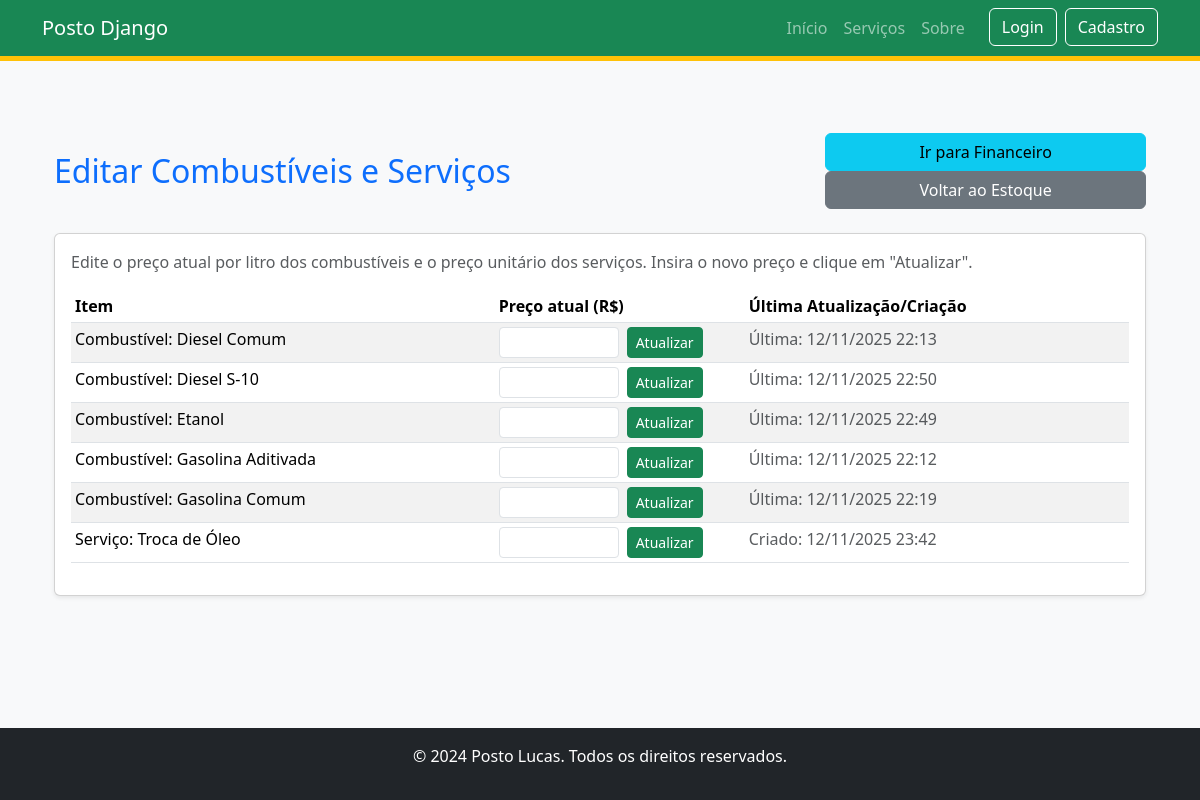
Page /gerenciamento/combustiveis/editar/ on the committed database.
### apps/gerenciamento/models.py (models this page shows, shortened)
class EstoqueGasolina(models.Model):
    TIPOS_COMBUSTIVEL = [
        ('GAS_COMUM', 'Gasolina Comum'),
        ('GAS_ADITIVADA', 'Gasolina Aditivada'),
        ('DIESEL_COMUM', 'Diesel Comum'),
        ('DIESEL_S10', 'Diesel S-10'),
        ('ETANOL', 'Etanol'),
    ]
    tipo = models.CharField(
        max_length=20,
        choices=TIPOS_COMBUSTIVEL,
        unique=True, # Garante que só haverá uma linha por tipo de combustível
        verbose_name="Tipo de Combustível"
    )
    quantidade_litros = models.DecimalField(
        max_digits=10,
        decimal_places=2,
        default=0.00,
        verbose_name="Estoque (Litros)"
    )
    preco_atual_litro = models.DecimalField(
        max_digits=10,
        decimal_places=2,
        default=0.00,
        verbose_name="Preço Atual por Litro (R$)"
    )
    data_ultima_atualizacao = models.DateTimeField(
        auto_now=True,
        verbose_name="Última Atualização"
    )
    class Meta:
        verbose_name = "Estoque de Combustível"
        verbose_name_plural = "Estoque de Combustíveis"

class Servico(models.Model):
    nome = models.CharField(max_length=120, verbose_name='Nome do Serviço')
    descricao = models.TextField(blank=True, null=True, verbose_name='Descrição')
    preco_unitario = models.DecimalField(max_digits=10, decimal_places=2, default=0.00, verbose_name='Preço por Unidade (R$)')
    criado_em = models.DateTimeField(auto_now_add=True)
    class Meta:
        verbose_name = 'Serviço'
        verbose_name_plural = 'Serviços'

### apps/gerenciamento/views.py (the view, shortened to what this page needs)
# urls.py: path('combustiveis/editar/', views.edit_combustiveis_view, name='edit_combustiveis'),
@require_http_methods(["GET", "POST"])
def edit_combustiveis_view(request):
    estoques = EstoqueGasolina.objects.all().order_by('tipo')
    servicos = Servico.objects.exclude(descricao__startswith='origem:combustivel:').order_by('nome')
    context = {
        'estoques': estoques,
        'servicos': servicos,
        'titulo': 'Editar Combustíveis e Serviços'
    }
    return render(request, 'gerenciamento/edit_combustiveis.html', context)

### templates/gerenciamento/edit_combustiveis.html (shortened to what this page needs)
{% extends "base.html" %}
{% load static %}
{% block content %}
<div class="container mt-5">
    <div class="d-flex flex-column flex-md-row justify-content-between align-items-start align-items-md-center mb-4">
        <h2 class="mb-3 mb-md-0 text-primary">{{ titulo }}</h2>
        <div class="d-grid gap-2 d-md-block">
            <a href="{% url 'financeiro' %}" class="btn btn-info w-100 w-md-auto">
                 <span class="d-none d-md-inline">Ir para Financeiro</span>
            </a>
            <a href="{% url 'estoque_gasolina' %}" class="btn btn-secondary w-100 w-md-auto">
                 <span class="d-none d-md-inline">Voltar ao Estoque</span>
            </a>
        </div>
    </div>
    <div class="card mb-4 shadow-sm">
        <div class="card-body">
            <p class="text-muted">
                Edite o preço atual por litro dos combustíveis e o preço unitário dos serviços. Insira o novo preço e clique em "Atualizar".
            </p>
            <div class="table-responsive">
                <table class="table table-sm table-striped">
                    <thead>
                        <tr>
                            <th class="text-nowrap">Item</th>
                            <th class="text-nowrap" style="width: 250px;">Preço atual (R$)</th>
                            <th class="text-nowrap">Última Atualização/Criação</th>
                        </tr>
                    </thead>
                    <tbody>
                        {% for item in estoques %}
                        <tr>
                            <td class="text-nowrap">Combustível: {{ item.get_tipo_display }}</td>
                            <td>
                                <form method="POST" class="d-flex gap-2 align-items-center">
                                    <input
                                        name="preco"
                                        type="number"
                                        step="0.01"
                                        min="0"
                                        class="form-control form-control-sm"
                                        style="width: 120px"
                                        value="{{ item.preco_atual_litro|floatformat:2 }}"
                                    />
                                    <button class="btn btn-sm btn-success" type="submit">
                                        Atualizar
                                    </button>
                                </form>
                            </td>
                            <td>
                                <span class="text-muted text-nowrap">
                                    Última: {{ item.data_ultima_atualizacao|date:"d/m/Y H:i" }}
                                </span>
                            </td>
                        </tr>
                        {% empty %}
                        <tr>
                            <td colspan="3">Nenhum combustível encontrado.</td>
                        </tr>
                        {% endfor %}
                        {% for serv in servicos %}
                        <tr>
                            <td class="text-nowrap">Serviço: {{ serv.nome }}</td>
                            <td>
                                <form method="POST" class="d-flex gap-2 align-items-center">
                                    <input
                                        name="preco"
                                        type="number"
                                        step="0.01"
                                        min="0"
                                        class="form-control form-control-sm"
                                        style="width: 120px"
                                        value="{{ serv.preco_unitario|floatformat:2 }}"
                                    />
                                    <button class="btn btn-sm btn-success" type="submit">
                                        Atualizar
                                    </button>
                                </form>
                            </td>
                            <td>
                                <span class="text-muted text-nowrap">
                                    Criado: {{ serv.criado_em|date:"d/m/Y H:i" }}
                                </span>
                            </td>
                        </tr>
                        {% empty %}
                        <tr>
                            <td colspan="3">Nenhum serviço extra encontrado.</td>
                        </tr>
                        {% endfor %}
                    </tbody>
                </table>
            </div>
        </div>
    </div>
</div>
{% endblock %}

### static/css/style.css (style rules this page uses)
body { background-color: #f8f9fa; min-height: 100vh; display: flex; flex-direction: column; }

### rows in the picture
EstoqueGasolina: tipo "Diesel Comum", data_ultima_atualizacao "12/11/2025 22:13"
EstoqueGasolina: tipo "Diesel S-10", data_ultima_atualizacao "12/11/2025 22:50"
EstoqueGasolina: tipo "Etanol", data_ultima_atualizacao "12/11/2025 22:49"
EstoqueGasolina: tipo "Gasolina Aditivada", data_ultima_atualizacao "12/11/2025 22:12"
EstoqueGasolina: tipo "Gasolina Comum", data_ultima_atualizacao "12/11/2025 22:19"
Servico: nome "Troca de Óleo", criado_em "12/11/2025 23:42"

### other values in the picture
{{ titulo }} "Editar Combustíveis e Serviços"
